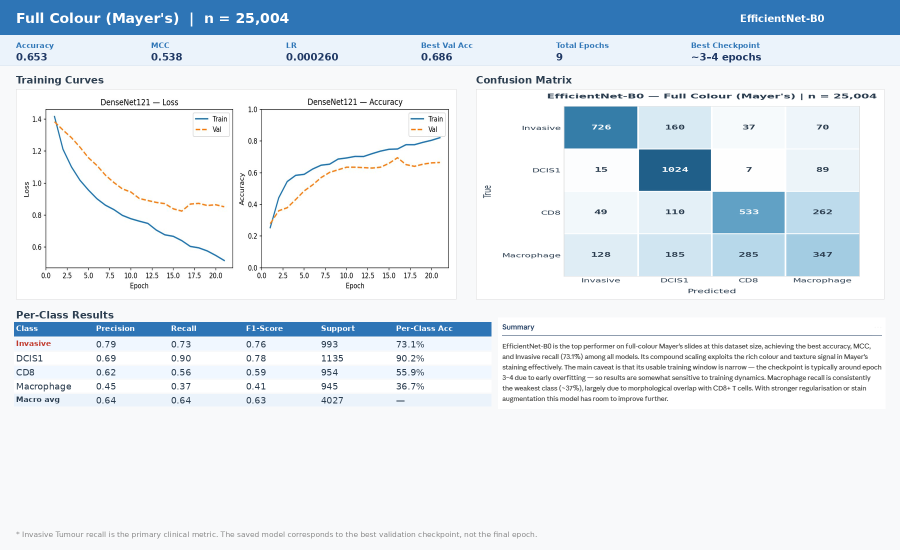
#> input picture ShinyAppData-20260521T003039Z-3-001/ShinyAppData/app_layout_example (2).png, 1800 x 1100 px (shown at 1/2 size); its folder holds only this picture in this run
$ python -i app.py   (imports and definitions only)
#> lines starting #> are read from the running program, lines starting #| are printed output that depends on the picture
### precomputed.py
"""Recommendation lookup and model table for the Streamlit app."""

from __future__ import annotations

import itertools
import re
import zipfile
from pathlib import Path
from typing import Any
from xml.etree import ElementTree as ET

import pandas as pd

DATASET_SIZES = [
    "<1500",
    "1500–5000",
    "5000–10000",
    "10000–15000",
    "15000–22000",
    "22000+",
]

# Representative training-set sizes from the experimental grid (ShinyAppData).
DATASET_SIZE_TO_N: dict[str, int] = {
    "<1500": 500,
    "1500–5000": 2500,
    "5000–10000": 7500,
    "10000–15000": 12500,
    "15000–22000": 18000,
    "22000+": 25004,
}

IMAGE_TYPES = [
    "Full Colour (Mayer's)",
    "Full Colour (Harris)",
    "Low Resolution",
    "Noise",
    "Understained",
    "Grayscale",
]

# Same ordered list for Image Quality Simulator and Recommendation Tool.
IMAGE_TYPES_SIMULATOR = IMAGE_TYPES

IMAGE_TYPE_TO_PREFIX: dict[str, str] = {
    "Full Colour (Mayer's)": "Mayers",
    "Full Colour (Harris)": "Harris",
    "Low Resolution": "LowRes",
    "Noise": "Noise",
    "Understained": "Understained",
    "Grayscale": "Grayscale",
}

# Legacy / document labels to canonical IMAGE_TYPES label.
IMAGE_TYPE_DOC_ALIASES: dict[str, str] = {
    "Full Colour (Understained)": "Understained",
}


def canonical_image_type(label: str) -> str:
    label = IMAGE_TYPE_DOC_ALIASES.get(label, label)
    return label if label in IMAGE_TYPES else IMAGE_TYPES[0]

PREFIX_TO_IMAGE_TYPE = {v: k for k, v in IMAGE_TYPE_TO_PREFIX.items()}

# Section headers inside Recommendation_Results.txt
IMAGE_TYPE_TO_TXT_HEADER: dict[str, str] = {
    "Full Colour (Mayer's)": "Full Colour (Mayer's)",
    "Full Colour (Harris)": "Full Colour (Harris)",
    "Low Resolution": "Low Resolution",
    "Noise": "Noise",
    "Understained": "Full Colour (Understained)",
    "Grayscale": "Grayscale",
}

PER_CLASS_ROWS = ("Invasive", "DCIS1", "CD8", "Macrophage", "Macro avg")

PRIMARY_METRIC_NOTE = (
    "Invasive tumor is the primary clinical metric, followed by DCIS 1 - both are "
    "tumor classes where missed detections have clinical consequences."
)

# Used when curve/docx assets do not resolve a model for (image type, n).
DEFAULT_FALLBACK_MODEL = "EfficientNet-B0"

MODEL_IDS = [
    "SVM + HOG",
    "ResNet18",
    "EfficientNet-B0",
    "DenseNet121",
]

_FILE_MODEL_TO_APP: dict[str, str] = {
    "SVM-HOG": "SVM + HOG",
    "ResNet18": "ResNet18",
    "EfficientNet-B0": "EfficientNet-B0",
    "DenseNet121": "DenseNet121",
}

_APP_DIR = Path(__file__).resolve().parent
_FILENAME_RE = re.compile(r"^(.+)-(\d+)-(.+)$")


def _shiny_app_data_dir() -> Path | None:
    """Resolve ShinyAppData folder (supports dated zip extract names)."""
    for entry in sorted(_APP_DIR.glob("ShinyAppData*")):
        candidate = entry / "ShinyAppData" if (entry / "ShinyAppData").is_dir() else entry
        if (candidate / "model_curves").is_dir():
            return candidate
    return None


def _normalize_model(file_model: str) -> str:
    return _FILE_MODEL_TO_APP.get(file_model, file_model.replace("-", " "))


# [136 lines left out: functions _load_best_models_from_curves, _load_metrics_from_docx, _load_summaries_from_docx, not called in this run]

def format_lr(value: float) -> str:
    """Learning rate in scientific notation (avoids rounding to 0.000)."""
    return f"{float(value):.2e}"


def format_training_n(n: int) -> str:
    """Training set size label, consistent with Results page header."""
    return f"n = {n:,}"


def _resolve_recommendation_row(
    dataset_size: str,
    image_type: str,
    best_by_prefix_n: dict[tuple[str, int], str],
    metrics_by_prefix_n: dict[tuple[str, int], dict[str, Any]],
    data_dir: Path | None,
) -> dict[str, Any]:
    prefix = IMAGE_TYPE_TO_PREFIX[image_type]
    n = DATASET_SIZE_TO_N[dataset_size]
    key = (prefix, n)

    primary = best_by_prefix_n.get(key)
    meta = metrics_by_prefix_n.get(key, {})
    if primary is None and meta:
        primary = meta.get("model")
    if primary is None:
        primary = DEFAULT_FALLBACK_MODEL

    curve_path = None
    confusion_path = None
    if data_dir is not None:
        file_model = {v: k for k, v in _FILE_MODEL_TO_APP.items()}.get(primary, primary)
        curve_candidate = data_dir / "model_curves" / f"{prefix}-{n}-{file_model}.png"
        if curve_candidate.is_file():
            curve_path = curve_candidate
        confusion_candidate = data_dir / "confusion_matrix_heatmaps" / f"{prefix}-{n}-{file_model}.png"
        if confusion_candidate.is_file():
            confusion_path = confusion_candidate

    acc = meta.get("accuracy")
    mcc = meta.get("mcc")
    metrics_line = ""
    if acc is not None and mcc is not None:
        metrics_line = f"  \n**Test accuracy:** {acc:.3f} | **MCC:** {mcc:.3f}"
        if meta.get("best_val_acc") is not None:
            metrics_line += f" | **Best Val Acc:** {meta['best_val_acc']:.3f}"

    detail_line = ""
    if meta.get("lr") is not None:
        lr_display = format_lr(meta["lr"])
        epochs = meta.get("total_epochs", "n/a")
        checkpoint = meta.get("best_checkpoint", "n/a")
        detail_line = (
            f"  \n**LR:** {lr_display} · **Epochs:** {epochs} · **Best checkpoint:** {checkpoint}"
        )

    return {
        "primary_model": primary,
        "representative_n": n,
        "metrics": meta,
        "curve_path": curve_path,
        "confusion_path": confusion_path,
        "image_type": image_type,
        "dataset_size": dataset_size,
        "summary": (
            f"**Model:** {primary}  \n\n"
            f"_Recommended from project experiments for **{image_type}** with "
            f"dataset size **{dataset_size}** (n = {n:,})._"
            f"{metrics_line}{detail_line}"
        ),
    }


def build_recommendation_cache() -> dict[tuple[str, str], dict[str, Any]]:
    data_dir = _shiny_app_data_dir()
    best_by_prefix_n: dict[tuple[str, int], str] = {}
    metrics_by_prefix_n: dict[tuple[str, int], dict[str, Any]] = {}
    summaries_by_key: dict[tuple[str, int], str] = {}

    if data_dir is not None:
        best_by_prefix_n = _load_best_models_from_curves(data_dir)
        metrics_by_prefix_n = _load_metrics_from_docx(data_dir)
        summaries_by_key = _load_summaries_from_docx(data_dir)

    cache: dict[tuple[str, str], dict[str, Any]] = {}
    for ds, img_t in itertools.product(DATASET_SIZES, IMAGE_TYPES):
        row = _resolve_recommendation_row(
            ds, img_t, best_by_prefix_n, metrics_by_prefix_n, data_dir
        )
        n = DATASET_SIZE_TO_N[ds]
        doc_summary = summaries_by_key.get((img_t, n))
        if doc_summary:
            row["summary_text"] = doc_summary
        cache[(ds, img_t)] = row
#> further down, picture is the input picture: PIL image 1800x1100 RGBA; mean R, G, B, A 224.1, 233, 240.5, 255
    return cache


# Built at import time; restart Streamlit after changing assets under ShinyAppData*.
RECOMMENDATION_CACHE = build_recommendation_cache()

import os
print("APP_DIR:", _APP_DIR)
print("Contents:", list(_APP_DIR.iterdir()))
print("ShinyAppData dir:", _shiny_app_data_dir())

def lookup_recommendation(dataset_size: str, image_type: str) -> dict[str, Any]:
    return RECOMMENDATION_CACHE[(dataset_size, image_type)]


def _txt_header_for(image_type: str, n: int) -> list[str]:
    label = IMAGE_TYPE_TO_TXT_HEADER.get(image_type, image_type)
    return [f"{label} | n = {n}", f"{label} | n = {n:,}"]


# [101 lines left out: functions _parse_results_txt_section, load_result_detail_from_txt, get_results_page_data, not called in this run]


# Summary table for Overview (static study roles; not tied to RECOMMENDATION_CACHE).
MODEL_RESULTS_DF = pd.DataFrame(
    {
        "Model": MODEL_IDS,
        "Role in study": [
            "Baseline fallback at n=500 when all NNs collapse. Non-viable above n=500.",
            "Wins at Grayscale n=18,000 and Low Resolution n=2,500. Stable plateau but hard accuracy ceiling.",
            "Best on large clean-colour datasets. Collapses below n=2,500 under degradation.",
            "Best on degraded/stain-variant types. Most robust across small-to-large dataset sizes.",
        ],
        "Typical use": [
            "n=500 on Harris, Low Resolution, and Grayscale only",
            "Fallback when EfficientNet and DenseNet both fail on stability",
            "Full Colour (Mayer's) and Low Resolution at n >= 7,500",
            "Harris, Noise, Understained, and Grayscale at most dataset sizes",
        ],
    }
)

### app.py
# Streamlit entry point: python -m streamlit run app.py

from __future__ import annotations

import html
from pathlib import Path
from typing import Any

import pandas as pd
import streamlit as st
from PIL import Image

from precomputed import (
    DATASET_SIZE_TO_N,
    IMAGE_TYPES,
    IMAGE_TYPES_SIMULATOR,
    MODEL_IDS,
    MODEL_RESULTS_DF,
    PRIMARY_METRIC_NOTE,
    canonical_image_type,
    format_lr,
    get_results_page_data,
    lookup_recommendation,
)
from precomputed import DATASET_SIZES as DATASET_SIZE_CHOICES

TAB_LABELS = [
    "Overview",
    "Image Quality Simulator",
    "Recommendation Tool",
    "Results",
    "Biological Context",
]

# Default widget selections on first load.
DEFAULT_REC_DATASET_SIZE = "5000–10000"
DEFAULT_REC_IMAGE_TYPE_INDEX = 0
DEFAULT_IQSIM_IMAGE_TYPE_INDEX = 1

# Results page figure layout (fraction of column width).
RESULTS_TRAINING_CURVE_SCALE = 0.75
RESULTS_CONFUSION_MATRIX_SCALE = 0.90
RESULTS_CONFUSION_MATRIX_SHIFT = 0.0001

# Heuristic crop for iqsim side-by-side PNGs (title band above image panels).
IQSIM_TITLE_ROW_WHITE = 254
IQSIM_CONTENT_ROW_MAX = 250
IQSIM_TITLE_SCAN_Y_START = 30
IQSIM_TITLE_SCAN_Y_END = 80
IQSIM_DEFAULT_TOP_OFFSET = 49

_APP_DIR = Path(__file__).resolve().parent
_IQSIM_ASSETS_DIR = _APP_DIR / "iqsim_assets"
_BASELINE_IMAGE_TYPE = IMAGE_TYPES[0]


# [424 lines left out: functions _init_persistent_choice, _persistent_selectbox, _invasive_recall_from_table, _headline_metric_value, _headline_kpi_items, _render_results_banner and 7 more, not called in this run]


def _iqsim_comparison_top_offset(img: Image.Image) -> int:
    """Skip the baked-in title row above side-by-side comparison PNGs."""
    gray = img.convert("L")
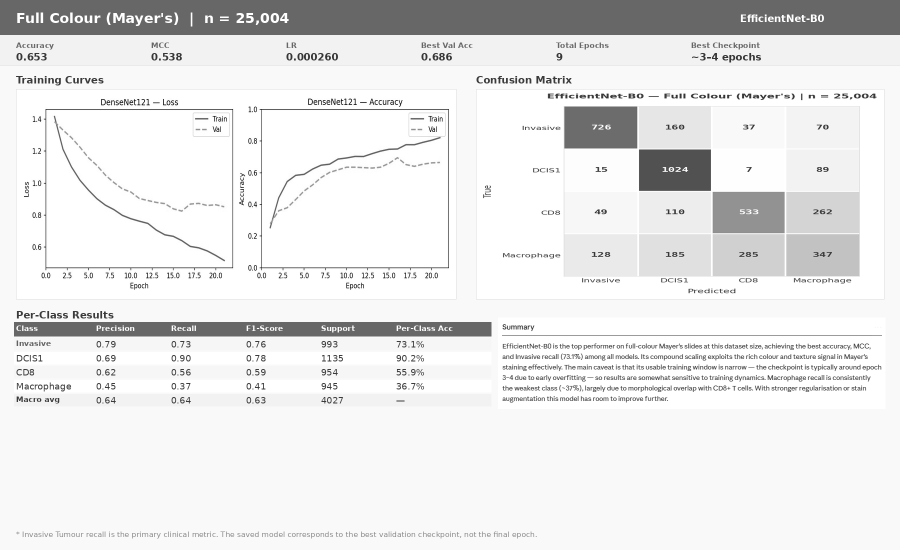
#> gray: PIL image 1800x1100 L (shown at 1/2 size); min 0, max 255, mean 231.3
    w, h = gray.size
#> w = 1800; h = 1100
    step = max(1, w // 40)
#> step = 45
    pixels = gray.load()
    row_mean = [
        sum(pixels[x, y] for x in range(0, w, step)) / len(range(0, w, step))
        for y in range(h)
    ]
#> row_mean = 1100 values, max 254.7 at index 179, min 89.67 at index 670, mean 231.4
    for y in range(IQSIM_TITLE_SCAN_Y_START, min(IQSIM_TITLE_SCAN_Y_END, h - 2)):
        if (
            row_mean[y] > IQSIM_TITLE_ROW_WHITE
            and row_mean[y + 1] < IQSIM_CONTENT_ROW_MAX
        ):
            return y + 1
    return IQSIM_DEFAULT_TOP_OFFSET


def _split_iqsim_comparison(img: Image.Image) -> tuple[Image.Image, Image.Image]:
    top = _iqsim_comparison_top_offset(img)
#> top = 49
    w, h = img.size
#> w = 1800; h = 1100
    body = img.crop((0, top, w, h))
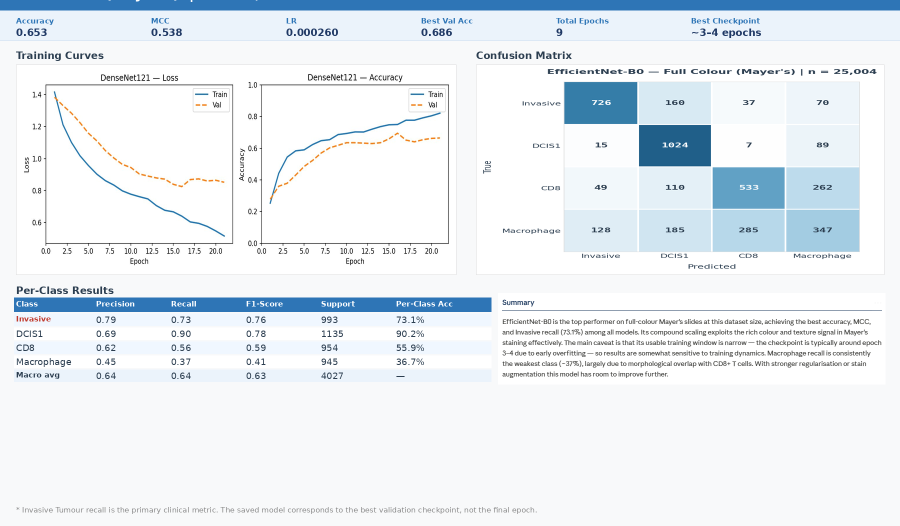
#> body: PIL image 1800x1051 RGBA (shown at 1/2 size); mean R, G, B, A 231.8, 238.1, 243.1, 255
    mid = body.width // 2
#> mid = 900
    return body.crop((0, 0, mid, body.height)), body.crop((mid, 0, body.width, body.height))


def _discover_iqsim_invasive_dir() -> Path:
    """First iqsim subfolder that contains invasive-tumor comparison PNGs."""
    if not _IQSIM_ASSETS_DIR.is_dir():
        return _IQSIM_ASSETS_DIR / "drive-download-20260521T002204Z-3-001"
    for child in sorted(_IQSIM_ASSETS_DIR.iterdir()):
        if child.is_dir() and any(child.glob("Invasive_Tumor_*.png")):
            return child
    return _IQSIM_ASSETS_DIR / "drive-download-20260521T002204Z-3-001"


# [5 lines not run here, left out]
st.session_state.rec_image_type = canonical_image_type(st.session_state.rec_image_type)
st.session_state.iqsim_image_type = canonical_image_type(st.session_state.iqsim_image_type)
if "result_payload" not in st.session_state:
    st.session_state.result_payload = None

IMAGE_TYPE_SECTIONS: dict[str, tuple[str, str]] = {
    "Full Colour (Mayer's)": (
        "Mayer's H&E is the reference full-colour condition: baseline staining used "
        "for comparison against other image types in this study.",
        "Serves as the default reference when judging how much model performance shifts "
        "under Harris stain, resolution loss, noise, understained, or grayscale conversion.",
    ),
    "Full Colour (Harris)": (
        "Harris H&E staining variant applied to the same invasive tumor patch. "
        "Colour balance and contrast can differ from the Mayer's baseline while "
        "preserving overall tissue structure.",
        "Stain-protocol differences shift RGB distributions; models trained only on "
        "one stain may need retraining or stain-normalisation when Harris-stained "
        "slides are used.",
    ),
    "Low Resolution": (
        "Patch downsampled and upsampled to mimic loss of spatial detail while keeping "
        "the same field of view.",
        "Fine nuclear shape and texture are blurred; this often hurts models that "
        "depend on high-frequency spatial patterns for class separation.",
    ),
    "Noise": (
        "Additive noise overlaid on the patch, simulating sensor or compression artefacts.",
        "Noise disrupts local intensity patterns and can reduce CNN and handcrafted "
        "feature stability unless denoising or augmentation is used during training.",
    ),
    "Understained": (
        "Understained H&E where haematoxylin and/or eosin intensity is weaker than "
        "the Mayer's reference, producing a paler appearance.",
        "Weaker staining reduces visible nuclear and cytoplasmic detail. Feature "
        "extractors that rely on colour intensity may underperform unless the pipeline "
        "is robust to low stain.",
    ),
    "Grayscale": (
        "Colour channels removed (shown as RGB greyscale). Spatial layout is unchanged "
        "but H&E colour cues are absent.",
        "Models that lean on pink/blue stain ratios may lose discriminative signal; "
        "texture-only or HOG-based approaches can remain competitive.",
    ),
}

_IQSIM_INVASIVE_DIR = _discover_iqsim_invasive_dir()
_IQSIM_INVASIVE_FILES: dict[str, str] = {
    "Full Colour (Mayer's)": "Invasive_Tumor_combined_grid.png",
    "Full Colour (Harris)": "Invasive_Tumor_Harris_Stain.png",
    "Low Resolution": "Invasive_Tumor_Low_Resolution.png",
    "Noise": "Invasive_Tumor_Noise.png",
    "Understained": "Invasive_Tumor_Understained_Stain.png",
    "Grayscale": "Invasive_Tumor_Grayscale.png",
}
_QUALITY_SIMULATOR_IMAGE: dict[str, Path] = {
    label: _IQSIM_INVASIVE_DIR / fname for label, fname in _IQSIM_INVASIVE_FILES.items()
}

# [8 lines not run here, left out]

# [5 lines that did not run here, left out]

# [1 line that did not run here, left out]
# [2 lines that did not run here, left out]

if st.session_state.nav_radio not in TAB_LABELS:
    st.session_state.nav_radio = "Recommendation Tool"

# [7 lines not run here, left out]

active = st.session_state.nav_radio

# [364 lines not run here, left out]

>>> from PIL import Image
>>> picture = Image.open('ShinyAppData-20260521T003039Z-3-001/ShinyAppData/app_layout_example (2).png')
>>> result = _split_iqsim_comparison(picture)
